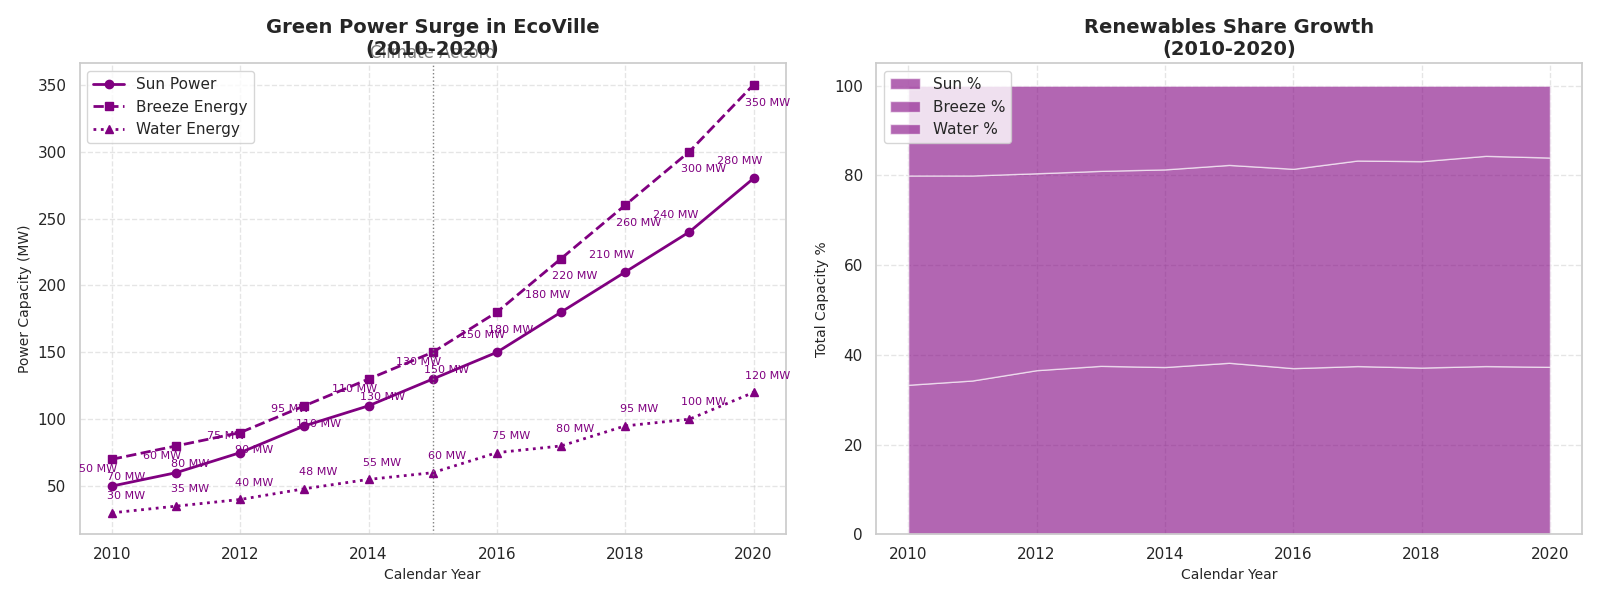

Here is the Python script that generated this plot:
import matplotlib.pyplot as plt
import numpy as np

years = np.arange(2010, 2021)
solar_capacity = np.array([50, 60, 75, 95, 110, 130, 150, 180, 210, 240, 280])
wind_capacity = np.array([70, 80, 90, 110, 130, 150, 180, 220, 260, 300, 350])
hydro_capacity = np.array([30, 35, 40, 48, 55, 60, 75, 80, 95, 100, 120])

total_capacity = solar_capacity + wind_capacity + hydro_capacity
solar_percentage = (solar_capacity / total_capacity) * 100
wind_percentage = (wind_capacity / total_capacity) * 100
hydro_percentage = (hydro_capacity / total_capacity) * 100

fig, (ax1, ax2) = plt.subplots(1, 2, figsize=(16, 6))

ax1.plot(years, solar_capacity, marker='o', linestyle='-', color='purple', label='Sun Power', linewidth=2)
ax1.plot(years, wind_capacity, marker='s', linestyle='--', color='purple', label='Breeze Energy', linewidth=2)
ax1.plot(years, hydro_capacity, marker='^', linestyle=':', color='purple', label='Water Energy', linewidth=2)

for i, (x, y) in enumerate(zip(years, solar_capacity)):
    ax1.annotate(f'{y} MW', (x, y), textcoords="offset points", xytext=(-10,10), ha='center', fontsize=8, color='purple')
for i, (x, y) in enumerate(zip(years, wind_capacity)):
    ax1.annotate(f'{y} MW', (x, y), textcoords="offset points", xytext=(10,-15), ha='center', fontsize=8, color='purple')
for i, (x, y) in enumerate(zip(years, hydro_capacity)):
    ax1.annotate(f'{y} MW', (x, y), textcoords="offset points", xytext=(10,10), ha='center', fontsize=8, color='purple')

ax1.set_title('Green Power Surge in EcoVille\n(2010-2020)', fontsize=14, fontweight='bold')
ax1.set_xlabel('Calendar Year', fontsize=10)
ax1.set_ylabel('Power Capacity (MW)', fontsize=10)
ax1.legend(loc='upper left')
ax1.grid(True, linestyle='--', alpha=0.5)
ax1.axvline(x=2015, color='gray', linestyle=':', linewidth=1)
ax1.text(2015, max(max(solar_capacity), max(wind_capacity), max(hydro_capacity)) + 20, 'Climate Accord', ha='center', color='gray')

ax2.stackplot(years, solar_percentage, wind_percentage, hydro_percentage, labels=['Sun %', 'Breeze %', 'Water %'], colors=['purple', 'purple', 'purple'], alpha=0.6)
ax2.set_title('Renewables Share Growth\n(2010-2020)', fontsize=14, fontweight='bold')
ax2.set_xlabel('Calendar Year', fontsize=10)
ax2.set_ylabel('Total Capacity %', fontsize=10)
ax2.legend(loc='upper left')
ax2.grid(True, linestyle='--', alpha=0.5)

plt.tight_layout()
plt.show()
